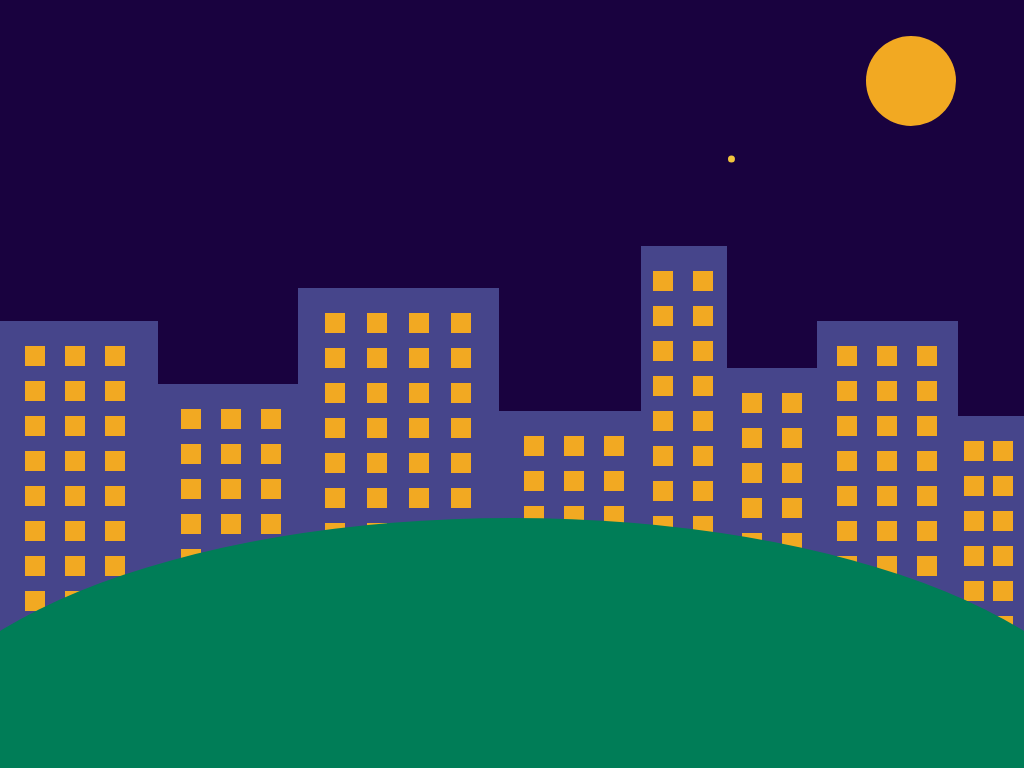
Frame 1 (no input)
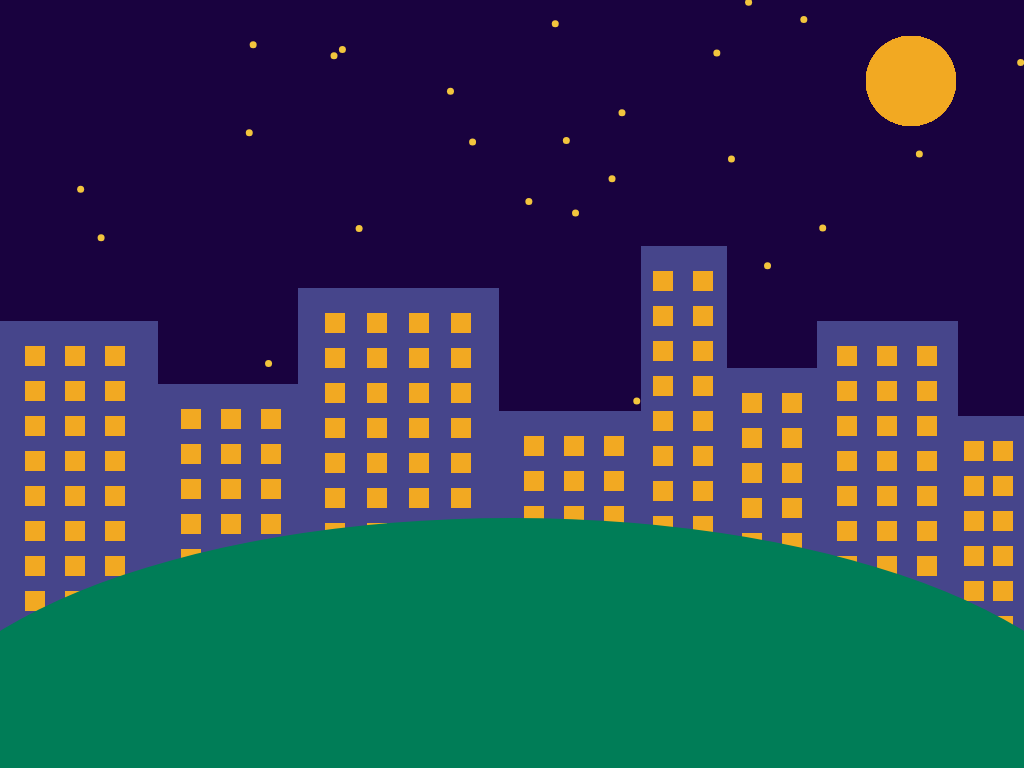
Frame 60 (no input)
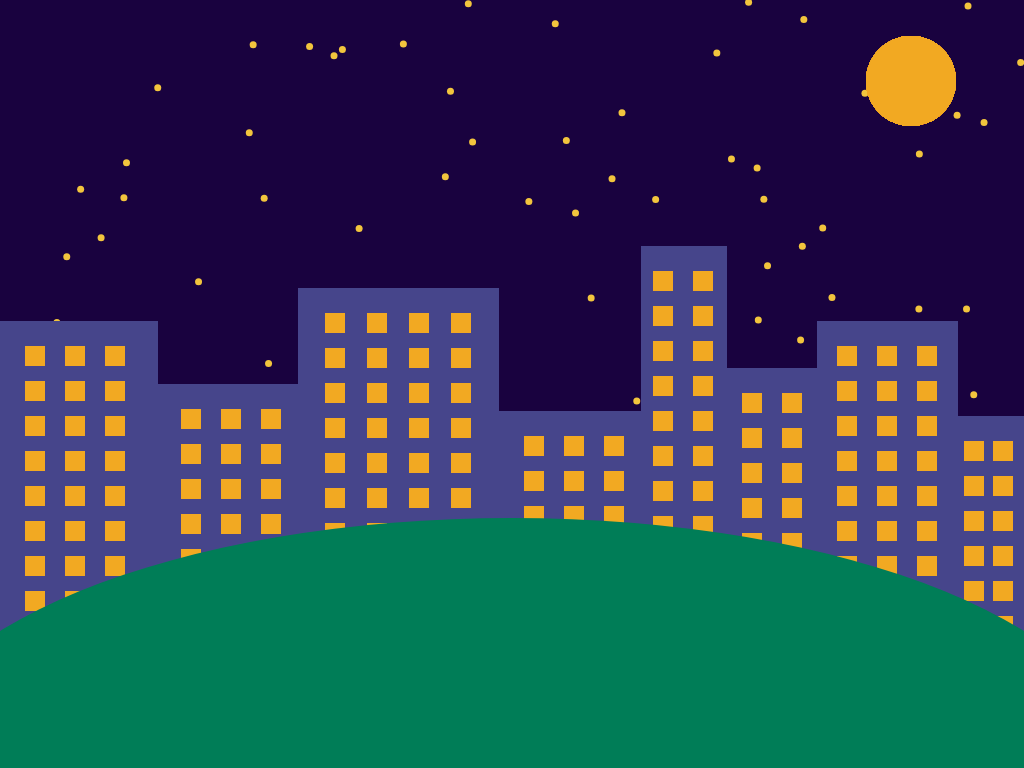
Frame 120 (the mouse pressed at the canvas centre since frame 60)

The p5.js sketch that drew these frames (run headless with seeded random() and noise() and a simulated clock; from frame 60 on, the mouse is pressed at the canvas centre):

// p5.js sketch
// ── sketch.js

var width = 1024;

var height = 768;
var diametrosAsteriou = 7;

////////////////////////////OBJECTS ΓΙΑ ΟΥΡΑΝΟΞΥΣΤΕΣ////////////////////////////

var ox1 = {
  x: 0,
  y: 321,
  platos: 158-0,
  ypsos: height-321
  }

var ox2 = {
  x: 158,
  y: 384,
  platos: 298-158,
  ypsos: height-384
  }

var ox3 = {
  x: 298,
  y: 288,
  platos: 499-298,
  ypsos: height-288
  }

var ox4 = {
  x: 499,
  y: 411,
  platos: 641-499,
  ypsos: height-411
  }

var ox5 = {
  x: 641,
  y: 246,
  platos: 727-641,
  ypsos: height-246
  }

var ox6 = {
  x: 727,
  y: 368,
  platos: 817-727,
  ypsos: height-368
  }

var ox7 = {
  x: 817,
  y: 321,
  platos: 958-817,
  ypsos: height-321
  }

var ox8 = {
  x: 958,
  y: 416,
  platos: width-958,
  ypsos: height-416
  }

/////////////////////////ΜΕΤΑΒΛΗΤΕΣ ΓΙΑ ΤΑ ΠΑΡΑΘΥΡΑ/////////////////////////////

//το μήκος της κάθε πλευράς των παραθύρων των ουρανοξυστών
var parathirow = 20;
//απροσδιόριστες μεταβλητές για τις τιμές x και y
var parathirox;
var parathiroy;

////////////////////////ΜΕΤΑΒΛΗΤΗ ΓΙΑ ΤΑ ΕΠΑΝΑΛΗΨΕΙΣ////////////////////////////

/** Θα χρησιμοποιήσουμε αυτή τη μεταβλητή για να μετρήσουμε πόσες φορές έχει
τρέξει το draw()**/
var repeats = 1;

////////////////////////////BHMA 1/////////////////////////////////////

/** οι βασικές ρυθμίσεις του προγράμματός μας, οι οποίες δεν χρειάζεται
να δηλωθούν κάποια δεύτερη φορά ή να επαναλαμβάνονται συνέχεια,
μπαίνουν στο function setup() που θα τρέξει μόνο μία φορά στην αρχή**/

function setup() {
  //we define the dimensions of the "canvas", the area where the program will run
  createCanvas(1024,768);
  //we define the background color in rgb values
  //sky color r: 25, g: 2, b: 63
  background(25,2,63);
  //We'll use noStroke(); to declare that we don't want any outlines around our shapes
  noStroke();
  }
//////////////////////////////////////////////////////////////////////

function draw() {

/////////////////////////////ΒΗΜΑ 7///////////////////////////////////


  if (repeats >= 200) {
    background(25,2,63);
    repeats = 1;
  }
///////////////////////////////////////////////////////////////////////


////////////////////////////BHMA 2/////////////////////////////////////


  //με το fill ορίζουμε το χρώμα των αστεριών σε τιμές r, g, b
  //κίτρινο αστεριών r: 242, g: 197, b: 61
  fill(242,197,61);


  //ellipse(x, y, οριζόντια διάμετρος, κάθετη διάμετρος)
  ellipse(random(0,width), random(0,height), diametrosAsteriou, diametrosAsteriou);
////////////////////////////////////////////////////////////////////////


////////////////////////////ΒΗΜΑ 3//////////////////////////////////////

  //σχεδιάζουμε το φεγγάρι - δεν χρειαζόμαστε μεταβλητές
  //κίτρινο φεγγαριού r: 242, g: 169, b: 34
  fill(242,169,34);
  ellipse(911,81,90,90);
////////////////////////////////////////////////////////////////////////


////////////////////////////ΒΗΜΑ 4//////////////////////////////////////

  //μωβ χρώμα r: 70, g: 69, b: 139
  fill(70,69,139);
  //rect(x, y, πλάτος, ύψος)
  rect(ox1.x,ox1.y,ox1.platos,ox1.ypsos);
  rect(ox2.x,ox2.y,ox2.platos,ox2.ypsos);
  rect(ox3.x,ox3.y,ox3.platos,ox3.ypsos);
  rect(ox4.x,ox4.y,ox4.platos,ox4.ypsos);
  rect(ox5.x,ox5.y,ox5.platos,ox5.ypsos);
  rect(ox6.x,ox6.y,ox6.platos,ox6.ypsos);
  rect(ox7.x,ox7.y,ox7.platos,ox7.ypsos);
  rect(ox8.x,ox8.y,ox8.platos,ox8.ypsos);
////////////////////////////////////////////////////////////////////////


////////////////////////////ΒΗΜΑ 5//////////////////////////////////////

  //χρώμα παραθύρων r: 242, g: 169, b: 34
  fill(242,169,34);

  //παράθυρα 1ου ουρανοξύστη
  //αναθέτουμε την τιμή στο parathirox
  parathirox = ox1.x+25;

  for (parathiroy = ox1.y+25; parathiroy <= height; parathiroy+=35) {
      rect(parathirox,parathiroy,parathirow,parathirow);
      rect(parathirox+40,parathiroy,parathirow,parathirow);
      //+40 είναι η απόσταση μεταξύ της 1ης και 2ης σειράς παραθύρων
      rect(parathirox+80,parathiroy,parathirow,parathirow);
      //+80 είναι η απόσταση μεταξύ της 1ης και 3ης σειράς παραθύρων
      }

  //παράθυρα 2ου ουρανοξύστη
  parathirox = ox2.x+23;
  for (parathiroy = ox2.y+25; parathiroy <= height; parathiroy+=35) {
      rect(parathirox,parathiroy,parathirow,parathirow);
      rect(parathirox+40,parathiroy,parathirow,parathirow);
      rect(parathirox+80,parathiroy,parathirow,parathirow);
      }

  //παράθυρα 3ου ουρανοξύστη
  parathirox = ox3.x+27;
  for (parathiroy = ox3.y+25; parathiroy <= height; parathiroy+=35) {
      rect(parathirox,parathiroy,parathirow,parathirow);
      rect(parathirox+42,parathiroy,parathirow,parathirow);
      rect(parathirox+84,parathiroy,parathirow,parathirow);
      rect(parathirox+126,parathiroy,parathirow,parathirow);
      }

  //παράθυρα 4ου ουρανοξύστη
  parathirox = ox4.x+25;
  for (parathiroy = ox4.y+25; parathiroy <= height; parathiroy+=35) {
      rect(parathirox,parathiroy,parathirow,parathirow);
      rect(parathirox+40,parathiroy,parathirow,parathirow);
      rect(parathirox+80,parathiroy,parathirow,parathirow);
      }

  //παράθυρα 5ου ουρανοξύστη
  parathirox = ox5.x+12;
  for (parathiroy = ox5.y+25; parathiroy <= height; parathiroy+=35) {
      rect(parathirox,parathiroy,parathirow,parathirow);
      rect(parathirox+40,parathiroy,parathirow,parathirow);
      }

  //παράθυρα 6ου ουρανοξύστη
  parathirox = ox6.x+15;
  for (parathiroy = ox6.y+25; parathiroy <= height; parathiroy+=35) {
      rect(parathirox,parathiroy,parathirow,parathirow);
      rect(parathirox+40,parathiroy,parathirow,parathirow);
      }

  //παράθυρα 7ου ουρανοξύστη
  parathirox = ox7.x+20;
  for (parathiroy = ox7.y+25; parathiroy <= height; parathiroy+=35) {
      rect(parathirox,parathiroy,parathirow,parathirow);
      rect(parathirox+40,parathiroy,parathirow,parathirow);
      rect(parathirox+80,parathiroy,parathirow,parathirow);
      }

  //παράθυρα 8ου ουρανοξύστη
  parathirox = ox8.x+6;
  for (parathiroy = ox8.y+25; parathiroy <= height; parathiroy+=35) {
      rect(parathirox,parathiroy,parathirow,parathirow);
      rect(parathirox+29,parathiroy,parathirow,parathirow);
      }
////////////////////////////////////////////////////////////////////////

////////////////////////////ΒΗΜΑ 6//////////////////////////////////////

  //πράσινο λόφου r: 0, g: 125, b: 87
  fill(0,125,87);

  ellipse(width/2,height,width+200,500);
/////////////////////////////////////////////////////////////////////////


////////////////////////////συνέχεια από ΒΗΜΑ 7//////////////////////////
  repeats += 1;
/////////////////////////////////////////////////////////////////////////

  }

// ── theory_cheatsheet.js
/** We use variables to store data such as numbers, words, etc. under a symbolic name.
They are especially useful when a value is to be used several times in our program
so we do not need to write it over and over again. All you have to do to reuse this
data within your code is to just recall the name of the variable that you used to save it!
In addition, variables are useful to make quick changes to our code.  **/

//How to create a variable: var variableName = variableValue;

//width is the total widht of our canvas
var width = 1024;
//height total height of our canvas
var height = 768;

/////////////////////////////STAR DIAMETER VARIABLE//////////////////////////////

//We create a variable that will store the diameter of the stars.
var starDiameter = 7;

//////////////////////////// SKYSCRAPER OBJECTS////////////////////////////

/**We saw that with variables we store a value with a symbolic name.
Objects are similar to variables, but they can store multiple values.
Here, we want to store more than one values as properties of our variables in skysc1-skysc8
(1-8 because we’re going to have 8 skyscrapers).
Example: An object, for example, a cell phone, has some properties/attributes such as manufacturer,
model, color, etc. These properties on a specific phone have specific values
like Apple, iPhone 5s, Black. All mobile phones have the same properties
but their properties do not have the same values. **/

/**ATTENTION: The 0,0 coordinates of x and y axes in p5.js are signify the
upper left corner of the coordinate system. The positive values of x
are located to the right of the canvas and the positive y values are the ones
you get once you move down towards the lower part of the canvas.**/

// When it comes to the property x of the object, we declare the value
//of the distance of our point from the beginning of the x-axis.
// As for the property y of the object, we declare the value of the distance
//of our point from the beginning of the y-axis.
// The skysc1-skysc8 objects, which are about to obtain a rectangular shape, rect( );,
//have the following properties: x and y, width and height.

/** You can find the values that you need at the coordinates which
are marked on our reference image.

The x and y values are located at the upper left corner of each skyscraper.
For width, we subtract the value of point x of the current skyscraper
from the value of point x of the next skyscraper.
For height, we subtract from the total height of the canvas (height)
the y value of the current skyscraper.
**/

var skysc1 = {
  x: 0,
  y: 321,
  skyscWidth: 158-0,
  skyscH: height-321
  }

var skysc2 = {
  x: 158,
  y: 384,
  skyscWidth: 298-158,
  skyscH: height-384
  }

var skysc3 = {
  x: 298,
  y: 288,
  skyscWidth: 499-298,
  skyscH: height-288
  }

var skysc4 = {
  x: 499,
  y: 411,
  skyscWidth: 641-499,
  skyscH: height-411
  }

var skysc5 = {
  x: 641,
  y: 246,
  skyscWidth: 727-641,
  skyscH: height-246
  }

var skysc6 = {
  x: 727,
  y: 368,
  skyscWidth: 817-727,
  skyscH: height-368
  }

var skysc7 = {
  x: 817,
  y: 321,
  skyscWidth: 958-817,
  skyscH: height-321
  }

var skysc8 = {
  x: 958,
  y: 416,
  skyscWidth: width-958,
  skyscH: height-416
  }

/////////////////////////WINDOW VARIABLES/////////////////////////////

//the width of each of the skyscrapers' windows
var windWidth = 20;
//undefined variables for each window's x and y values
var windX;
var windY;

////////////////////////REPEATS VARIABLE////////////////////////////

/** We'll use this variable to count how many times draw() was executed **/
var repeats = 1;

////////////////////////////STEP 1/////////////////////////////////////

/** The function setup () {} always runs first and once in our program.
Inside this part of the code, we will add some basic settings of our program,
which do not need to be declared a second time or repeated afterward**/

function setup() {
  //we define the dimensions of the "canvas", the area where the program will run
  createCanvas(1024,768);
  //we define the color of the background in RGB values
  //sky's color r: 25, g: 2, b: 63
  background(25,2,63);
  //We use noStroke(); to declare that we don't want any outlines around our shapes
  noStroke();
  }
//////////////////////////////////////////////////////////////////////

function draw() {

/////////////////////////////STEP 7///////////////////////////////////

/** At this stage, the sky is filled with stars at some point and it turns completely yellow,
so we want to erase the previous stars once we get a reasonable amount of them and create
new ones from the beginning, creating a nice effect. To do this, we have to find a way
to calculate how many times the function draw (); has been executed because
this is what determines the number of the stars as well.

We will go to the top of the code again and set a new variable named repeats
starting at 1 and increasing by one every time draw( ); is being executed.
When draw () reaches 200 repetitions (that is when 200 stars are created,)
we will erase the previous ones and return the value of the repeats to 1
to create the next round of 200 stars.
**/

  /**We will use an if statement (selection structure).
  The code in the curly brackets will only be executed if the condition
  in the parentheses is valid, that is, only if draw(); has run 200 times
  and consequently the “repeats” variable is equal to 200.
  **/

  if (repeats >= 200) {
    //re-drawing the background erases the old stars
    background(25,2,63);
    //by giving repeats the "1" value, our program starts
    //counting from the beginning, until it reaches "200" again.
    repeats = 1;
  }
///////////////////////////////////////////////////////////////////////


////////////////////////////STEP 2/////////////////////////////////////

  /**
  - Let’s draw! Where should we start? First, we need to think about what should
    be at the background and what in the foreground of our drawing.
    For example, does the hill appear in front of or behind the skyscrapers?

  - Find the right order from the background to the foreground:
    hill, stars, windows, skyscrapers, moon, sky

  - Before we begin to draw each shape, we will go up to the beginning of
    our code and define the variables of the objects we are going to design.
    So, let’s go up to define the variable that we need for the stars
    and then come back down here.

  - All of our drawings will be created in the function draw () {} part
    that runs continuously over and over again, as opposed to the function setup ()
    that runs only once in the beginning.
  **/

  /** Once we have created the variable var starDiameter = 7; for the diameter
  of the stars, we design the stars that fill the sky. The stars have a circular
  shape and for this reason, we will use the ellipse command
  ellipse(x, y, horizontal diameter, vertical diameter); .
  The stars must appear everywhere on the canvas in a random position.
  This can be achieved with the help of random(minValue, maxValue); .
  By using random( ) we’re telling the program that we want it to randomly choose
  a value within the framework we define. We also want our canvas to fill up
  with many stars, and to do this we just take advantage of the draw( ) function
  that, as we said, is repeated over and over again.
  **/

  //Using fill(), select the color of the stars in r, g, b values
  //stars color r: 242, g: 197, b: 61
  fill(242,197,61);

  /**We start drawing the shape and declare that the location of each star
  on the x-axis and the y-axis will be randomly selected by the program taking
  values from 0 to the maximum value of the width and height of our canvas respectively.
  **/
  //random(minValue, maxValue);

  //ellipse(x, y, horizontal diameter, vertical diameter)
  ellipse(random(0,width), random(0,height), starDiameter, starDiameter);
////////////////////////////////////////////////////////////////////////


////////////////////////////STEP 3//////////////////////////////////////

  //drawing the moon - no variables needed
  //moon color r: 242, g: 169, b: 34
  fill(242,169,34);
  ellipse(911,81,90,90);
////////////////////////////////////////////////////////////////////////


////////////////////////////STEP 4//////////////////////////////////////

  //We create the skyscraper Objects and then we draw
  //draw their respective rectangular shapes using the properties
  //of the objects skysc1-8.

  //purple color r: 70, g: 69, b: 139
  fill(70,69,139);
  //rect(x, y, width, height)
  rect(skysc1.x,skysc1.y,skysc1.skyscWidth,skysc1.skyscH);
  rect(skysc2.x,skysc2.y,skysc2.skyscWidth,skysc2.skyscH);
  rect(skysc3.x,skysc3.y,skysc3.skyscWidth,skysc3.skyscH);
  rect(skysc4.x,skysc4.y,skysc4.skyscWidth,skysc4.skyscH);
  rect(skysc5.x,skysc5.y,skysc5.skyscWidth,skysc5.skyscH);
  rect(skysc6.x,skysc6.y,skysc6.skyscWidth,skysc6.skyscH);
  rect(skysc7.x,skysc7.y,skysc7.skyscWidth,skysc7.skyscH);
  rect(skysc8.x,skysc8.y,skysc8.skyscWidth,skysc8.skyscH);
////////////////////////////////////////////////////////////////////////


////////////////////////////STEP 5//////////////////////////////////////

  /**We define the variables we will need for the windows and then
   we use an iteration structure to draw the windows much faster.
  **/

  //window color r: 242, g: 169, b: 34
  fill(242,169,34);

  /** Before we begin designing the windows, we must initially declare
  the x point from which the windows for each skyscraper must start to be formed.
  This value is the result of the sum of each skyscraper’s point x value
  plus the distance between the edge of the wall of the skyscraper and the first row of windows.
  We can find these values in our reference picture. Similarly, we have to declare
  the value of the variable of the y point from which the window’s drawing should begin,
  but we’ll happen later, inside the condition of the "for" iteration structure.
  **/

  //1st skyscraper windows
  //we define the windX value
  windX = skysc1.x+25;

  /**Each building’s first horizontal row of windows should be repeated across
  the skyscraper to give the illusion of multiple floors.
  To achieve this, we will use the “for” iteration structure.
  **/

  /**for ( the 1st command indicates the initial value of the variable to
  be controlled by the repeat condition; the 2nd command is the condition
  whose validity is checked each time so that the program knows if it will
  execute the code in the curly brackets (or, simply put, the point until
  which the program will keep repeating the code in the curly brackets);
  the 3rd command is being executed at the end of each iteration and changes the control variable) {
  Inside these brackets, we’ll add the code that needs to be repeated.
  }
  **/

  for (windY = skysc1.y+25; windY <= height; windY+=35) {
      rect(windX,windY,windWidth,windWidth);
      rect(windX+40,windY,windWidth,windWidth);
      //+40 is the distance between the 1st and the 2nd rows of windows
      rect(windX+80,windY,windWidth,windWidth);
      //+80 is the distance between the 1st and the 3nd rows of windows
      }

  //2nd skyscraper windows
  windX = skysc2.x+23;
  for (windY = skysc2.y+25; windY <= height; windY+=35) {
      rect(windX,windY,windWidth,windWidth);
      rect(windX+40,windY,windWidth,windWidth);
      rect(windX+80,windY,windWidth,windWidth);
      }

  //3rd skyscraper windows
  windX = skysc3.x+27;
  for (windY = skysc3.y+25; windY <= height; windY+=35) {
      rect(windX,windY,windWidth,windWidth);
      rect(windX+42,windY,windWidth,windWidth);
      rect(windX+84,windY,windWidth,windWidth);
      rect(windX+126,windY,windWidth,windWidth);
      }

  //4th skyscraper windows
  windX = skysc4.x+25;
  for (windY = skysc4.y+25; windY <= height; windY+=35) {
      rect(windX,windY,windWidth,windWidth);
      rect(windX+40,windY,windWidth,windWidth);
      rect(windX+80,windY,windWidth,windWidth);
      }

  //5th skyscraper windows
  windX = skysc5.x+12;
  for (windY = skysc5.y+25; windY <= height; windY+=35) {
      rect(windX,windY,windWidth,windWidth);
      rect(windX+40,windY,windWidth,windWidth);
      }

  //6th skyscraper windows
  windX = skysc6.x+15;
  for (windY = skysc6.y+25; windY <= height; windY+=35) {
      rect(windX,windY,windWidth,windWidth);
      rect(windX+40,windY,windWidth,windWidth);
      }

  //7th skyscraper windows
  windX = skysc7.x+20;
  for (windY = skysc7.y+25; windY <= height; windY+=35) {
      rect(windX,windY,windWidth,windWidth);
      rect(windX+40,windY,windWidth,windWidth);
      rect(windX+80,windY,windWidth,windWidth);
      }

  //8th skyscraper windows
  windX = skysc8.x+6;
  for (windY = skysc8.y+25; windY <= height; windY+=35) {
      rect(windX,windY,windWidth,windWidth);
      rect(windX+29,windY,windWidth,windWidth);
      }
////////////////////////////////////////////////////////////////////////

////////////////////////////STEP 6//////////////////////////////////////

  /**We will draw the hill using the ellipse () command to
   create a large oval shape. **/
  //hill color r: 0, g: 125, b: 87
  fill(0,125,87);

  /** When it comes to the x value of this oval shape (AKA the center of our oval shape),
  we’re going to figure it out by dividing the total width of our canvas by 2.
  Thus, the center of our circle lies exactly in the middle of the horizontal axis (1024/2).

  To give the impression of a hill, we only want to see the top half part of our oval shape.
  To do this, we’ll declare “y” as the y value of our canvas (the height of the canvas). **/

  ellipse(width/2,height,width+200,500);
/////////////////////////////////////////////////////////////////////////


////////////////////////////STEP 7 CONTINUES HERE//////////////////////////

//Each time the code reaches this point, one unit should be added to the repeats variable
  repeats += 1;
/////////////////////////////////////////////////////////////////////////

  }
